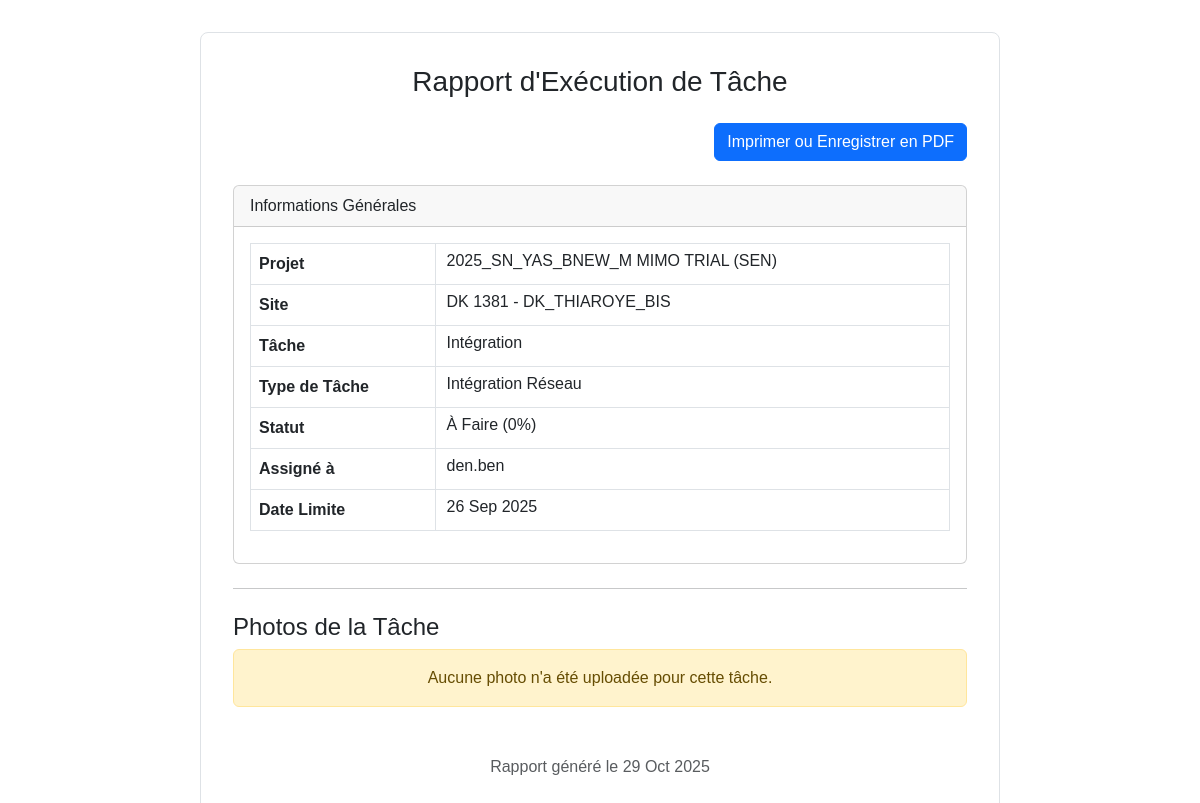
The app's page /projects/task/42/report/ (signed in), older data.
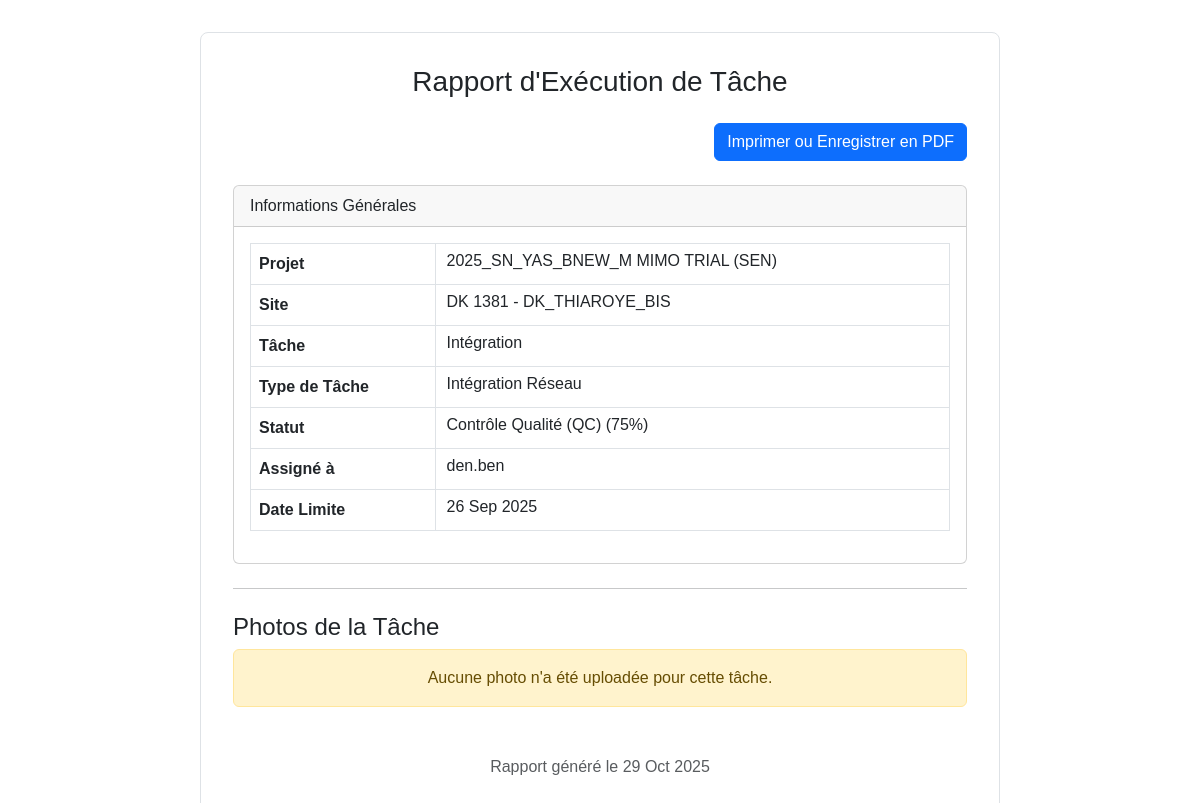
The same page, newer data.
### projects/models.py (models this page shows, shortened)
class Task(models.Model):
    site = models.ForeignKey(
        Site,
        on_delete=models.CASCADE,
        related_name="tasks",
        verbose_name=_("Site Associé"),
    )
    created_by = models.ForeignKey(
        settings.AUTH_USER_MODEL,
        on_delete=models.SET_NULL,
        null=True,
        related_name="tasks_created",
        verbose_name=_("Créé par"),
    )
    result_type = models.ForeignKey(
        TaskResultType,  # ✅ OK
        on_delete=models.SET_NULL,
        null=True,
        blank=True,
        verbose_name=_("Résultat de la tâche"),
    )
    completion_date = models.DateTimeField(
        null=True, blank=True, verbose_name=_("Date de complétion")
    )
    task_type = models.ForeignKey(
        TaskType,  # ✅ OK
        on_delete=models.PROTECT,
        verbose_name=_("Type de tâche"),
    )
    description = models.TextField(verbose_name=_("Description de la Tâche"))
    assigned_to = models.ForeignKey(
        settings.AUTH_USER_MODEL,
        on_delete=models.PROTECT,
        related_name="assigned_tasks",
        verbose_name=_("Assigné à"),
    )
    due_date = models.DateField(verbose_name=_("Date Limite"))
    status = models.CharField(
        max_length=20,
        choices=TASK_STATUS_CHOICES,
        default="TO_DO",
        verbose_name=_("Statut"),
    )
    progress_percentage = models.IntegerField(
        default=0,
        validators=[MinValueValidator(0), MaxValueValidator(100)],
        verbose_name=_("Progression (%)"),
    )
    ticket_number = models.CharField(
        max_length=100,
        blank=True,
        null=True,
        verbose_name=_("Numéro de Ticket")
    )
    expected_duration_hours = models.DecimalField(
        max_digits=5,
        decimal_places=2,
        null=True,
        blank=True,
        verbose_name=_("Durée Estimée (h)"),
    )
    is_paid_relevant = models.BooleanField(
        default=False, verbose_name=_("Pertinent pour la Paie")
    )
    created_at = models.DateTimeField(auto_now_add=True)
    class Meta:
        verbose_name = _("Tâche")
        verbose_name_plural = _("Tâches")
        ordering = ["due_date", "site__site_id_client"]

class TaskType(models.Model):
    CATEGORY_CHOICES = (
        ("PREPARATION", _("Préparation")),
        ("INSTALLATION", _("Installation")),
        ("TESTING", _("Tests et Validation")),
        ("DOCUMENTATION", _("Documentation")),
        ("SAFETY", _("Sécurité")),
        ("CLOSURE", _("Clôture")),
    )
    name = models.CharField(max_length=100, verbose_name=_("Nom du type de tâche"))
    code = models.CharField(max_length=20, unique=True, verbose_name=_("Code unique"))
    description = models.TextField(blank=True, verbose_name=_("Description"))
    category = models.CharField(
        max_length=50, choices=CATEGORY_CHOICES, default="INSTALLATION"
    )
    allowed_result_types = models.ManyToManyField(
        TaskResultType,
        blank=True,
        verbose_name=_("Types de résultats autorisés"),
        help_text=_("Types de résultats que l'utilisateur peut sélectionner"),
    )
    requires_photos = models.BooleanField(
        default=False, verbose_name=_("Requiert des photos")
    )
    photo_instructions = models.TextField(
        blank=True, verbose_name=_("Instructions pour les photos")
    )
    expected_duration_hours = models.DecimalField(
        max_digits=5,
        decimal_places=2,
        null=True,
        blank=True,
        verbose_name=_("Durée estimée (heures)"),
    )
    is_active = models.BooleanField(default=True)
    order = models.IntegerField(default=0, verbose_name=_("Ordre d'affichage"))
    class Meta:
        verbose_name = _("Type de Tâche")
        verbose_name_plural = _("Types de Tâches")
        ordering = ["category", "order", "name"]

### users/models.py (models this page shows, shortened)
class CustomUser(AbstractUser):
    phone_number = models.CharField(
        max_length=20, blank=True, null=True, verbose_name="Numéro de téléphone"
    )
    salaire_mensuel_base = models.DecimalField(
        max_digits=10, decimal_places=2, default=Decimal("0.00"), verbose_name=_("Salaire Mensuel de Base")
    )
    statut_actuel = models.CharField(
        max_length=20,
        choices=EMPLOYEE_STATUS_CHOICES,
        default="ACTIF",
        verbose_name=_("Statut actuel"),
    )
    class Meta:
        verbose_name = "Employé"
        verbose_name_plural = "Employés"
    def is_team_lead_user(self):
        return self.groups.filter(name__iexact="Team_Lead").exists()
    def is_coordinator_user(self):
        user_roles = {r.lower() for r in self.get_active_role_names()}
        return (
            "coordinateur de projet" in user_roles or "coordinateur_de_projet" in user_roles
        )
    def is_field_team_user(self):
        user_roles = {r.lower() for r in self.get_active_role_names()}
        return "field team" in user_roles or "field_team" in user_roles
    @property
    def is_cm(self):
        user_roles = {r.lower() for r in self.get_active_role_names()}
        return "country manager" in user_roles or "country_manager" in user_roles
    @property
    def is_coordinator(self):
        return self.is_coordinator_user()
    @property
    def is_field_team(self):
        return self.is_field_team_user()
    @property
    def is_team_lead(self):
        return self.is_team_lead_user()
    @property
    def active_country_ids(self):
        if not self.is_authenticated:
            return []
        return list(
            self.assignments.filter(is_active=True, country__is_active=True)
            .values_list("country_id", flat=True)
            .distinct()
        )
    def get_active_role_names(self):
        if not self.is_authenticated:
            return set()
        return set(
            self.assignments.filter(
                is_active=True, country__is_active=True
            ).values_list("role__name", flat=True)
        )

### projects/views.py (the view)
# urls.py: path("task/<int:pk>/report/", views.TaskReportView.as_view(), name="task_report"),
class TaskReportView(CountryIsolationMixin, DetailView):
    model = Task
    template_name = "projects/task_report.html"
    context_object_name = "task"
    def get_context_data(self, **kwargs):
        context = super().get_context_data(**kwargs)
        task = self.get_object()
        self.check_country_isolation(task.site.project)
        context["site"] = task.site
        context["project"] = task.site.project
        context["photos"] = task.task_images.all()
        return context

### core/context_processors.py (called while the page is built)
def user_countries_processor(request):
    user = request.user
    countries = []
    active_country_ids = []
    if user.is_authenticated:
        active_country_ids = user.active_country_ids
        countries = Country.objects.filter(id__in=active_country_ids)
    return {
        "user_countries": countries,
        "active_country_ids": active_country_ids,  # Cette variable est maintenant toujours définie
    }

### projects/views.py (called while the page is built)
    def check_country_isolation(self, project):
        user = self.request.user
        if user.is_superuser:
            return True
        if project.country.id not in user.active_country_ids:
            raise PermissionDenied("Vous n'avez pas accès à ce pays.")
        return True

### projects/templates/projects/task_report.html (shortened to what this page needs)
<!DOCTYPE html>
<html lang="fr">
<head>
    <link href="https://cdn.jsdelivr.net/npm/bootstrap@5.3.0/dist/css/bootstrap.min.css" rel="stylesheet">
</head>
<body>
    <div class="report-container">
        <div class="header text-center mb-4">
            <h1 class="h3">Rapport d'Exécution de Tâche</h1>
        </div>
        <div class="d-flex justify-content-end mb-4 no-print">
            <button onclick="window.print();" class="btn btn-primary">Imprimer ou Enregistrer en PDF</button>
        </div>
        <div class="card mb-4">
            <div class="card-header">
                Informations Générales
            </div>
            <div class="card-body">
                <table class="table table-bordered info-table">
                    <tr>
                        <th scope="row">Projet</th>
                        <td>{{ project.name }} ({{ project.country.code }})</td>
                    </tr>
                    <tr>
                        <th scope="row">Site</th>
                        <td>{{ site.site_id_client }} - {{ site.name }}</td>
                    </tr>
                    <tr>
                        <th scope="row">Tâche</th>
                        <td>{{ task.description }}</td>
                    </tr>
                    <tr>
                        <th scope="row">Type de Tâche</th>
                        <td>{{ task.task_type.name }}</td>
                    </tr>
                    <tr>
                        <th scope="row">Statut</th>
                        <td>{{ task.get_status_display }} ({{ task.progress_percentage }}%)</td>
                    </tr>
                    <tr>
                        <th scope="row">Assigné à</th>
                        <td>{{ task.assigned_to.get_full_name|default:task.assigned_to.username }}</td>
                    </tr>
                    <tr>
                        <th scope="row">Date Limite</th>
                        <td>{{ task.due_date|date:"d M Y" }}</td>
                    </tr>
                </table>
            </div>
        </div>
        <hr>
        <h2 class="h4 mt-4">Photos de la Tâche</h2>
        {% for photo in photos %}
            <div class="photo-block">
                <p class="text-center">
                    <img src="{{ photo.photo.url }}" alt="{{ photo.caption }}">
                </p>
                <div class="caption bg-light p-2 text-center">
                    <p class="mb-1"><strong>Légende :</strong> {{ photo.caption|default:"Aucune" }}</p>
                    <small class="text-muted">Prise par {{ photo.uploaded_by.get_full_name|default:photo.uploaded_by.username }} le {{ photo.uploaded_at|date:"d M Y à H:i" }}</small>
                </div>
            </div>
        {% empty %}
            <div class="alert alert-warning text-center">
                Aucune photo n'a été uploadée pour cette tâche.
            </div>
        {% endfor %}
        <footer class="text-center text-muted mt-5">
            <p>Rapport généré le {% now "d M Y" %}</p>
        </footer>
    </div>
</body>
</html>

Row changes from the older to the newer data that the page shows:
changed Task "Intégration": status "À Faire" → "Contrôle Qualité (QC)"; progress_percentage "0" → "75"
